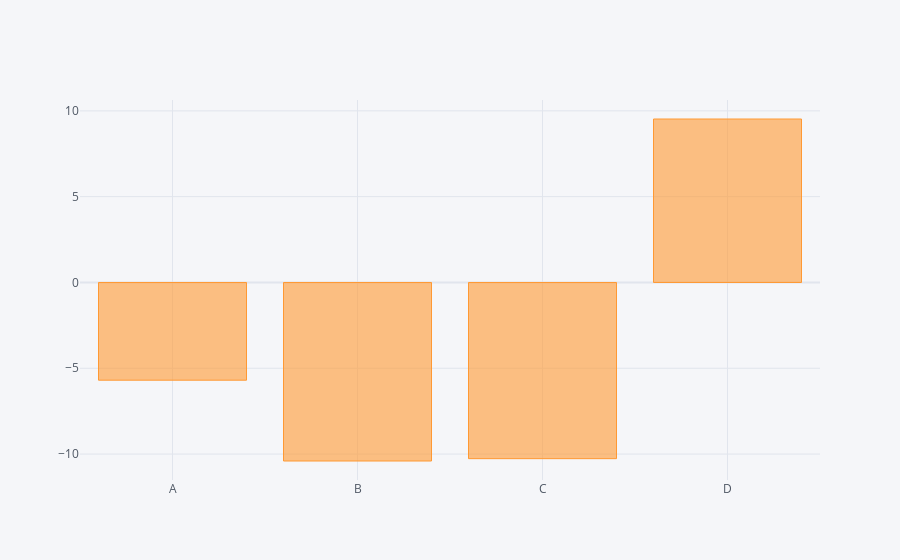

The cell this chart's notebook holds for it:
### Code cell
df.sum().iplot(kind='bar')

### Figure 1 — Plotly figure (JSON) as saved in the notebook; plotly's stock layout.template omitted (floating-point values rounded to 4 significant figures)
{"data": [{"marker": {"color": "rgba(255, 153, 51, 0.6)", "line": {"color": "rgba(255, 153, 51, 1.0)", "width": 1}}, "name": "None", "orientation": "v", "text": "", "type": "bar", "x": ["A", "B", "C", "D"], "y": [-5.694, -10.4, -10.27, 9.526]}], "layout": {"legend": {"bgcolor": "#F5F6F9", "font": {"color": "#4D5663"}}, "paper_bgcolor": "#F5F6F9", "plot_bgcolor": "#F5F6F9", "title": {"font": {"color": "#4D5663"}}, "xaxis": {"gridcolor": "#E1E5ED", "showgrid": true, "tickfont": {"color": "#4D5663"}, "title": {"font": {"color": "#4D5663"}, "text": ""}, "zerolinecolor": "#E1E5ED"}, "yaxis": {"gridcolor": "#E1E5ED", "showgrid": true, "tickfont": {"color": "#4D5663"}, "title": {"font": {"color": "#4D5663"}, "text": ""}, "zerolinecolor": "#E1E5ED"}}}
